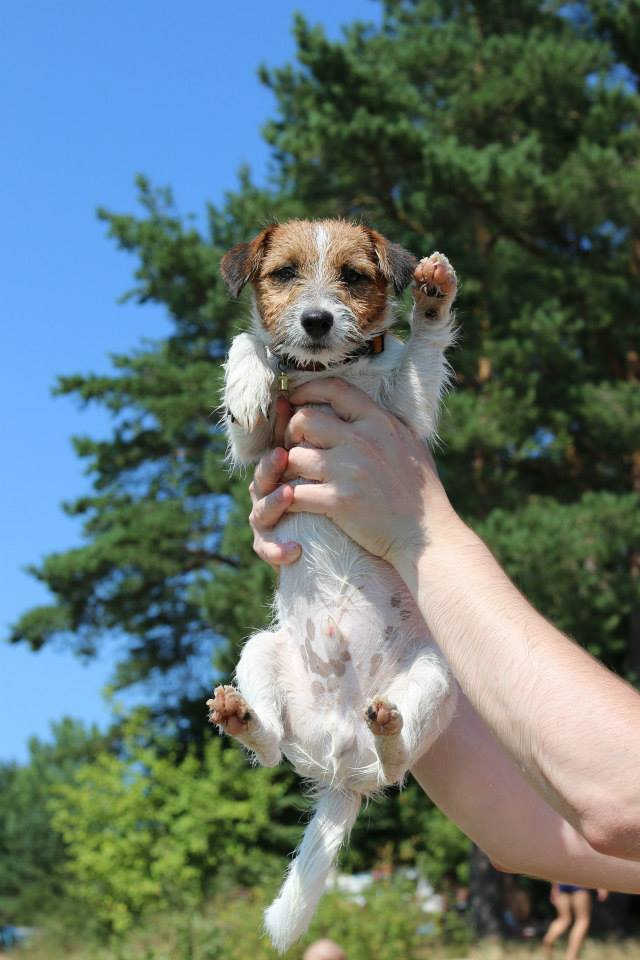
#> input picture 3 year, 1 semester/Computer Graphics & Computer Vision/im.jpg, 640 x 960 px
$ python 'lab 15.py'
#> lines starting #> are read from the running program, lines starting #| are printed output that depends on the picture; after the words box and inside, x2 and y2 are one past the last pixel; in counts of white or black regions, pixels touching at a corner belong together
# -*- coding: utf-8 -*-
"""
Created on Wed Dec  5 22:17:16 2018

@author: User
"""

import cv2 as cv
import numpy as np
from matplotlib import pyplot as plt

img = cv.imread('im.jpg',0)
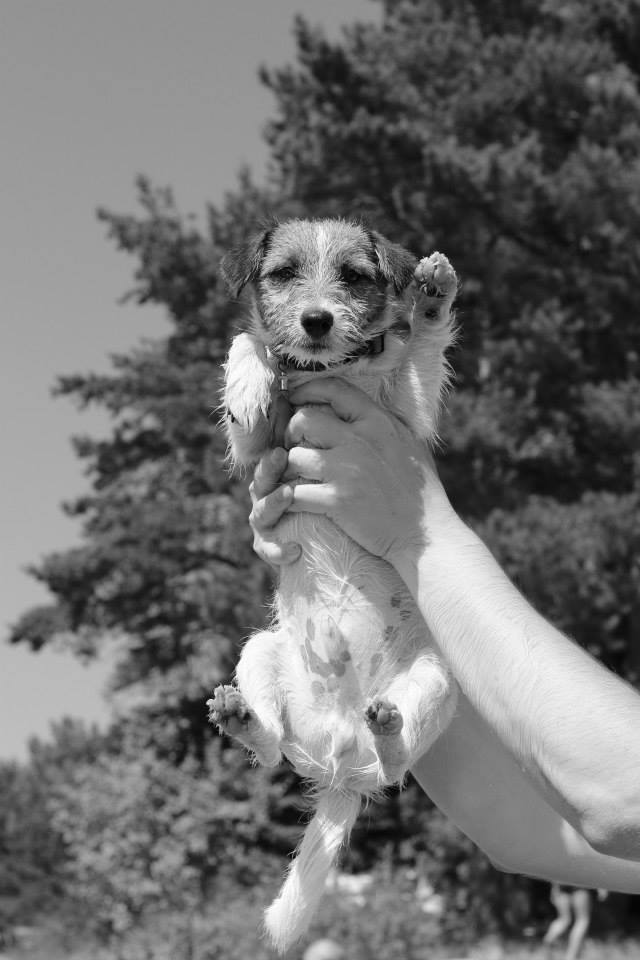
#> img: shape (960, 640); min 0, max 255, mean 112.7
template = cv.imread('detail.jpg',0)
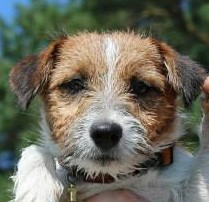
#> input picture 3 year, 1 semester/Computer Graphics & Computer Vision/detail.jpg, 209 x 202 px
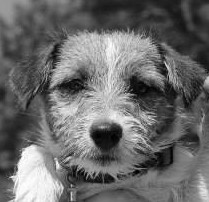
#> template: shape (202, 209); min 0, max 255, mean 106.1
w, h = template.shape[::-1]
#> w = 209; h = 202

res = cv.matchTemplate(img,template,cv.TM_CCOEFF)
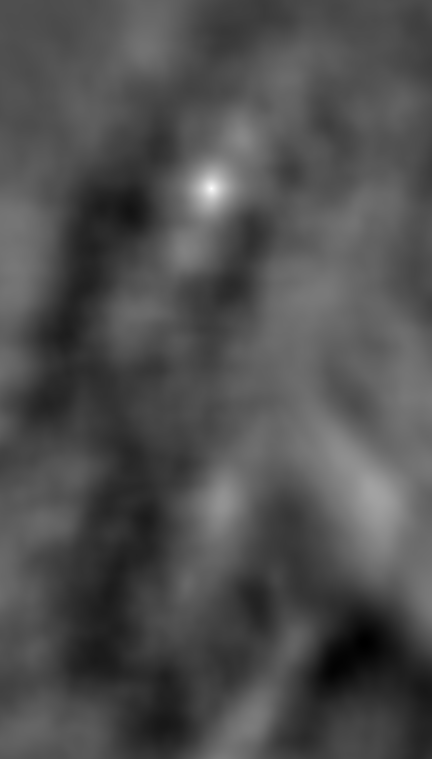
#> res: shape (759, 432) float32; min -57691668, max 133467256, mean 1901928.4; drawn with min black and max white
min_val, max_val, min_loc, max_loc = cv.minMaxLoc(res)
#> min_val = -57691668; max_val = 133467256; min_loc = (363, 642); max_loc = (211, 188)
top_left = max_loc
#> top_left = (211, 188)
bottom_right = (top_left[0] + w, top_left[1] + h)
#> bottom_right = (420, 390)
cv.rectangle(img,top_left, bottom_right, 255, 3)
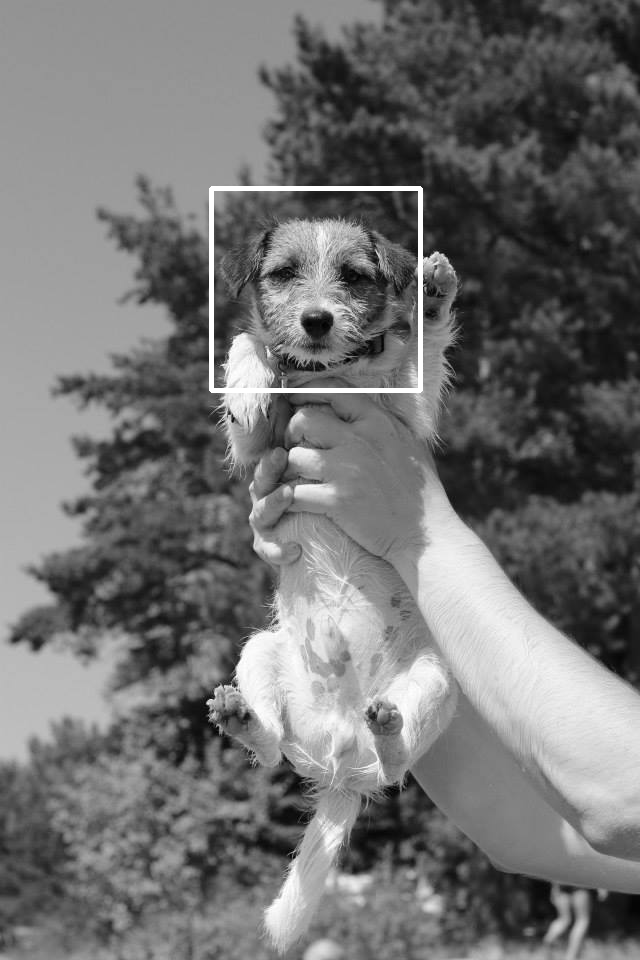
#> img: shape (960, 640); 0.67% of pixels changed, all inside (x1, y1, x2, y2) = (209, 186, 423, 393)

plt.figure(figsize=(500, 1000))
plt.subplot(1,2,1)
plt.imshow(template, cmap = 'gray')
plt.title('Template')
plt.subplot(1,2,2)
plt.imshow(img, cmap = 'gray')
plt.title('Detected Point')
plt.show()
